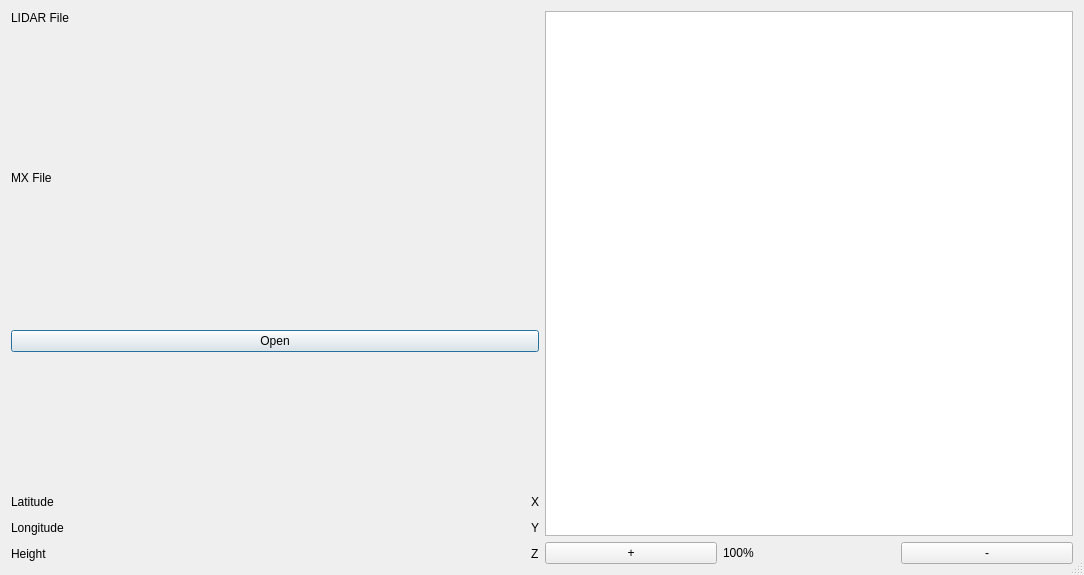
<?xml version="1.0" encoding="UTF-8"?>
<ui version="4.0">
 <class>LidarFile</class>
 <widget class="QDialog" name="LidarFile">
  <property name="geometry">
   <rect>
    <x>0</x>
    <y>0</y>
    <width>1084</width>
    <height>575</height>
   </rect>
  </property>
  <property name="windowTitle">
   <string>Demo</string>
  </property>
  <property name="sizeGripEnabled">
   <bool>true</bool>
  </property>
  <property name="modal">
   <bool>true</bool>
  </property>
  <layout class="QGridLayout" name="gridLayout">
   <item row="0" column="0">
    <layout class="QHBoxLayout" name="horizontalLayout_5">
     <item>
      <layout class="QVBoxLayout" name="verticalLayout">
       <item>
        <widget class="QLabel" name="Lidarlabel">
         <property name="text">
          <string>LIDAR File  </string>
         </property>
        </widget>
       </item>
       <item>
        <widget class="QgsFileWidget" name="LidarFile_2"/>
       </item>
       <item>
        <spacer name="verticalSpacer_3">
         <property name="orientation">
          <enum>Qt::Vertical</enum>
         </property>
         <property name="sizeHint" stdset="0">
          <size>
           <width>20</width>
           <height>18</height>
          </size>
         </property>
        </spacer>
       </item>
       <item>
        <widget class="QLabel" name="label">
         <property name="text">
          <string>MX File</string>
         </property>
        </widget>
       </item>
       <item>
        <widget class="QgsFileWidget" name="MXfile"/>
       </item>
       <item>
        <spacer name="verticalSpacer_2">
         <property name="orientation">
          <enum>Qt::Vertical</enum>
         </property>
         <property name="sizeHint" stdset="0">
          <size>
           <width>20</width>
           <height>18</height>
          </size>
         </property>
        </spacer>
       </item>
       <item>
        <widget class="QPushButton" name="pushButton">
         <property name="text">
          <string>Open</string>
         </property>
        </widget>
       </item>
       <item>
        <spacer name="verticalSpacer">
         <property name="orientation">
          <enum>Qt::Vertical</enum>
         </property>
         <property name="sizeHint" stdset="0">
          <size>
           <width>20</width>
           <height>18</height>
          </size>
         </property>
        </spacer>
       </item>
       <item>
        <layout class="QHBoxLayout" name="horizontalLayout_3">
         <item>
          <widget class="QLabel" name="latitudelabel">
           <property name="autoFillBackground">
            <bool>true</bool>
           </property>
           <property name="text">
            <string>Latitude</string>
           </property>
          </widget>
         </item>
         <item>
          <spacer name="horizontalSpacer">
           <property name="orientation">
            <enum>Qt::Horizontal</enum>
           </property>
           <property name="sizeHint" stdset="0">
            <size>
             <width>40</width>
             <height>20</height>
            </size>
           </property>
          </spacer>
         </item>
         <item>
          <widget class="QLabel" name="Xlabel">
           <property name="text">
            <string>X</string>
           </property>
          </widget>
         </item>
        </layout>
       </item>
       <item>
        <layout class="QHBoxLayout" name="horizontalLayout_2">
         <item>
          <widget class="QLabel" name="longitudelabel">
           <property name="autoFillBackground">
            <bool>true</bool>
           </property>
           <property name="text">
            <string>Longitude</string>
           </property>
          </widget>
         </item>
         <item>
          <spacer name="horizontalSpacer_2">
           <property name="orientation">
            <enum>Qt::Horizontal</enum>
           </property>
           <property name="sizeHint" stdset="0">
            <size>
             <width>40</width>
             <height>20</height>
            </size>
           </property>
          </spacer>
         </item>
         <item>
          <widget class="QLabel" name="Ylabel">
           <property name="text">
            <string>Y</string>
           </property>
          </widget>
         </item>
        </layout>
       </item>
       <item>
        <layout class="QHBoxLayout" name="horizontalLayout">
         <item>
          <widget class="QLabel" name="Heightlabel">
           <property name="autoFillBackground">
            <bool>true</bool>
           </property>
           <property name="text">
            <string>Height</string>
           </property>
          </widget>
         </item>
         <item>
          <spacer name="horizontalSpacer_3">
           <property name="orientation">
            <enum>Qt::Horizontal</enum>
           </property>
           <property name="sizeHint" stdset="0">
            <size>
             <width>40</width>
             <height>20</height>
            </size>
           </property>
          </spacer>
         </item>
         <item>
          <widget class="QLabel" name="Zlabel">
           <property name="text">
            <string>Z</string>
           </property>
          </widget>
         </item>
        </layout>
       </item>
      </layout>
     </item>
     <item>
      <layout class="QVBoxLayout" name="verticalLayout_2">
       <item>
        <widget class="QGraphicsView" name="graphicsView"/>
       </item>
       <item>
        <layout class="QHBoxLayout" name="horizontalLayout_4">
         <item>
          <widget class="QPushButton" name="maxbutton">
           <property name="text">
            <string>+</string>
           </property>
          </widget>
         </item>
         <item>
          <widget class="QLabel" name="zoomlabel">
           <property name="text">
            <string>100%</string>
           </property>
          </widget>
         </item>
         <item>
          <widget class="QPushButton" name="minbutton">
           <property name="text">
            <string>-</string>
           </property>
          </widget>
         </item>
        </layout>
       </item>
      </layout>
     </item>
    </layout>
   </item>
  </layout>
 </widget>
 <customwidgets>
  <customwidget>
   <class>QgsFileWidget</class>
   <extends>QWidget</extends>
   <header>qgsfilewidget.h</header>
  </customwidget>
 </customwidgets>
 <resources/>
 <connections/>
</ui>
